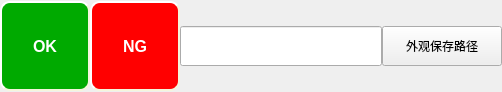
<?xml version="1.0" encoding="UTF-8"?>
<ui version="4.0">
 <class>LookCmdAction</class>
 <widget class="QWidget" name="LookCmdAction">
  <property name="geometry">
   <rect>
    <x>0</x>
    <y>0</y>
    <width>502</width>
    <height>92</height>
   </rect>
  </property>
  <property name="windowTitle">
   <string>Form</string>
  </property>
  <layout class="QGridLayout" name="gridLayout">
   <property name="leftMargin">
    <number>0</number>
   </property>
   <property name="topMargin">
    <number>0</number>
   </property>
   <property name="rightMargin">
    <number>0</number>
   </property>
   <property name="bottomMargin">
    <number>0</number>
   </property>
   <property name="spacing">
    <number>0</number>
   </property>
   <item row="0" column="0">
    <layout class="QHBoxLayout" name="horizontalLayout_3">
     <property name="spacing">
      <number>0</number>
     </property>
     <item>
      <widget class="QPushButton" name="Btn_OK">
       <property name="minimumSize">
        <size>
         <width>90</width>
         <height>90</height>
        </size>
       </property>
       <property name="maximumSize">
        <size>
         <width>90</width>
         <height>90</height>
        </size>
       </property>
       <property name="font">
        <font>
         <pointsize>-1</pointsize>
         <weight>75</weight>
         <italic>false</italic>
         <bold>true</bold>
        </font>
       </property>
       <property name="styleSheet">
        <string notr="true">QPushButton { 
	
	
                            color:#ffffff;
                          background-color: rgb(0, 170, 0);
                            border-style: outset;
                            border-width:2px;
                            border-radius:10px;
                            border-color: beige;
                            font: bold 16px;
                            padding:6px;
                            }

  QPushButton:hover{
                            color:#ffffff;
                                background-color: rgb(0, 255, 0);
                            }
                            QPushButton:pressed{
                            color:#ffffff;
                                background-color: rgb(0, 255, 0);
                            }
                            QPushButton:!enabled{
									
								color: rgb(235, 235, 235);
								
	background-color: rgb(143, 143, 143);
							}</string>
       </property>
       <property name="text">
        <string>OK</string>
       </property>
       <property name="shortcut">
        <string>1</string>
       </property>
      </widget>
     </item>
     <item>
      <widget class="QPushButton" name="Btn_NG">
       <property name="minimumSize">
        <size>
         <width>90</width>
         <height>90</height>
        </size>
       </property>
       <property name="maximumSize">
        <size>
         <width>90</width>
         <height>90</height>
        </size>
       </property>
       <property name="font">
        <font>
         <pointsize>-1</pointsize>
         <weight>75</weight>
         <italic>false</italic>
         <bold>true</bold>
        </font>
       </property>
       <property name="styleSheet">
        <string notr="true">QPushButton { 
	
                            color:#ffffff;
                         	 background-color: rgb(255, 0, 0);
                            border-style: outset;
                            border-width:2px;
                            border-radius:10px;
                            border-color: beige;
                            font: bold 16px;
                            padding:6px;
                            }
	

  QPushButton:hover{
                            color:#ffffff;
                                 background-color: rgb(255, 85, 127);
                            }
                            QPushButton:pressed{
                            color:#ffffff;
                                background-color: rgb(255, 85, 127);
                            }
                            QPushButton:!enabled{
									
								color: rgb(235, 235, 235);
								
	background-color: rgb(143, 143, 143);
							}</string>
       </property>
       <property name="text">
        <string>NG</string>
       </property>
       <property name="shortcut">
        <string>2</string>
       </property>
      </widget>
     </item>
     <item>
      <widget class="QLineEdit" name="lineEdit_LOOKDIR">
       <property name="minimumSize">
        <size>
         <width>200</width>
         <height>40</height>
        </size>
       </property>
       <property name="font">
        <font>
         <family>Arial</family>
         <pointsize>14</pointsize>
        </font>
       </property>
       <property name="readOnly">
        <bool>true</bool>
       </property>
      </widget>
     </item>
     <item>
      <widget class="QPushButton" name="Btn_LOOKDIR">
       <property name="minimumSize">
        <size>
         <width>120</width>
         <height>40</height>
        </size>
       </property>
       <property name="text">
        <string>外观保存路径</string>
       </property>
      </widget>
     </item>
    </layout>
   </item>
  </layout>
 </widget>
 <resources/>
 <connections/>
</ui>
